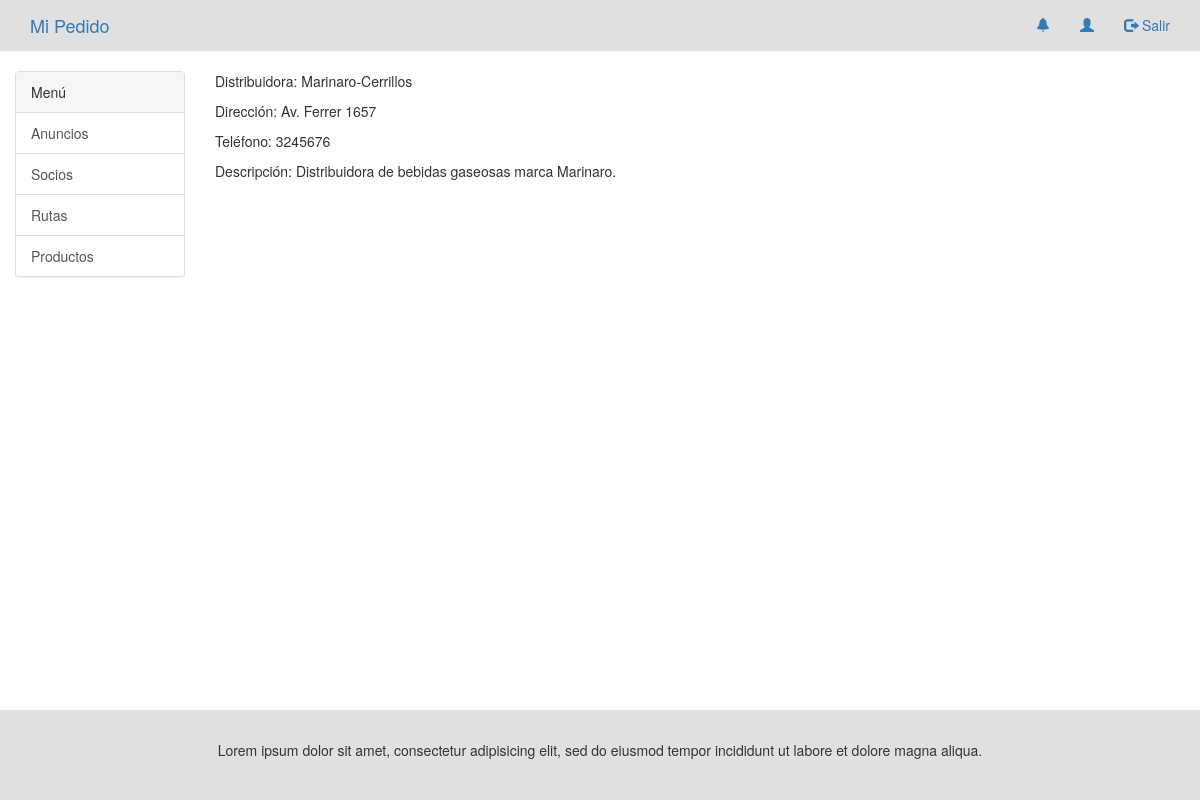
The app's page /distribuidoras/1/ with its own data.
### apps/distribuidoras/models.py (models this page shows)
class Distribuidora (models.Model):
    nombre = models.CharField(max_length=50)
    descripcion = models.TextField(verbose_name=u"Descripcion")
    numero_contacto = models.PositiveIntegerField(verbose_name=u"Numero de contacto")
    id_localidad = models.ForeignKey(Localidad, verbose_name=u"Localidad")
    direccion = models.CharField(max_length=50, verbose_name=u"Direccion")
    persona_cargo = models.ForeignKey(User, verbose_name=u"Persona a cargo")
    estado = models.BooleanField(default=True)

### apps/distribuidoras/views.py (the view)
# urls.py: url(r'^(?P<pk>\d+)/$', views.VistaDistribuidora.as_view(), name='distribuidora'),
class VistaDistribuidora(TemplateView):
    template_name = 'distribuidora.html'
    def get_context_data(self, **kwargs):
        contexto = super(VistaDistribuidora, self).get_context_data(**kwargs)
        contexto['distribuidora'] = Distribuidora.objects.get(id=kwargs['pk'])
        return contexto

### apps/distribuidoras/templates/distribuidora.html
{% extends 'base_distribuidora.html'%}
{% block menu%}
	<a href="{%url 'anuncios' pk=distribuidora.id%}" class="list-group-item">Anuncios</a>
	<a href="#" class="list-group-item">Socios</a>
	<a href="#" class="list-group-item">Rutas</a>
	<a href="#" class="list-group-item">Productos</a>
{% endblock %}
{% block contenido %}
	<p>Distribuidora: {{distribuidora.nombre|capfirst}}</p>
	<p>Dirección: {{distribuidora.direccion|capfirst}}</p>
	<p>Teléfono: {{distribuidora.numero_contacto}}</p>
	<p>Descripción: {{distribuidora.descripcion|capfirst}}</p>
{% endblock %}

### records on screen
Distribuidora: nombre "Marinaro-Cerrillos", direccion "Av. Ferrer 1657", numero_contacto "3245676", descripcion "Distribuidora de bebidas gaseosas marca Marinaro."
